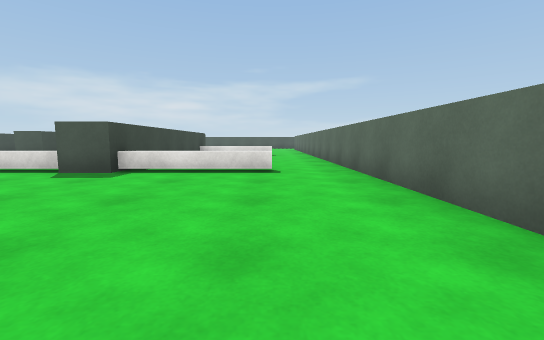
view 1 (above)

22 first-person views from a walk through a scene from a Unity 3-D project. The camera is 0.6 m above the floor, tilts 6° down and sees 90° across. The floor is counted in squares, 1 m on a side. Each view is taken from the middle of a square. On the plan, view 1 faces up. The plan holds only what a view shows up to about 9 squares ahead; the rest is blank. The player is left out. Surface patterns are stand-ins for the level's own textures.

view 2
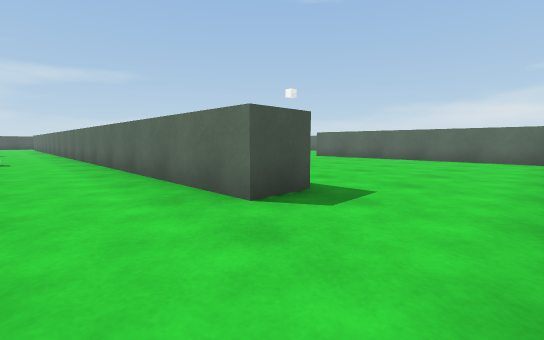

view 3
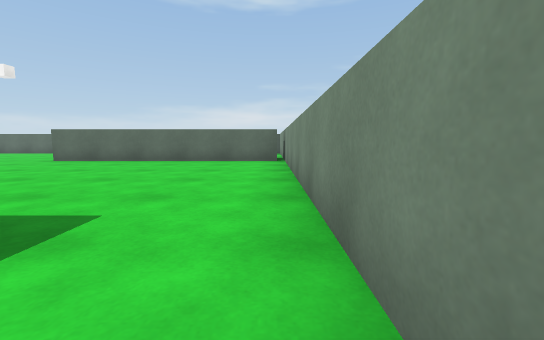

view 4
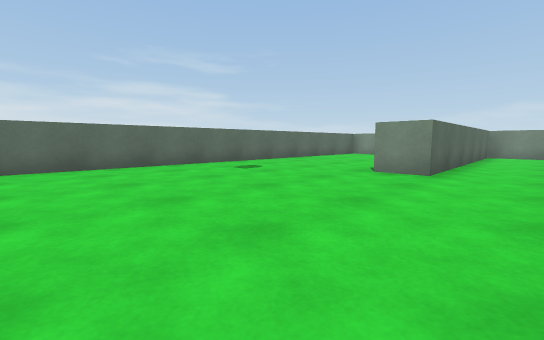

view 5
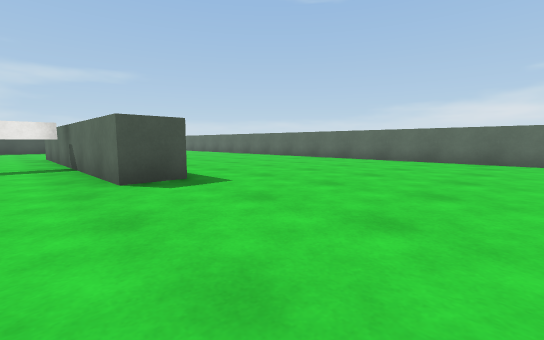

view 6
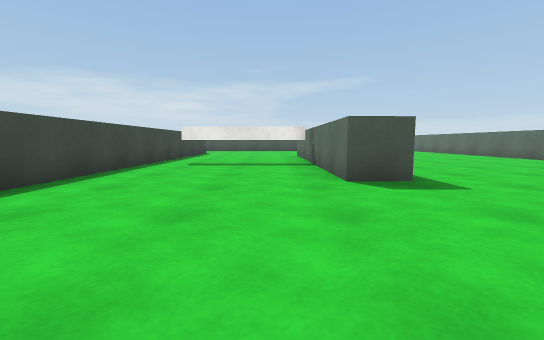

view 7
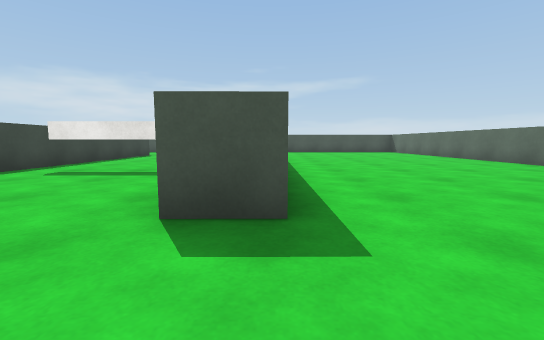

view 8
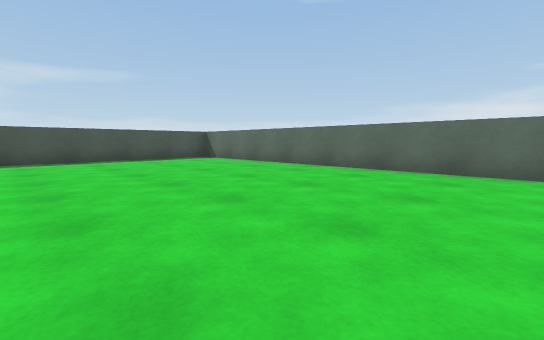

view 9
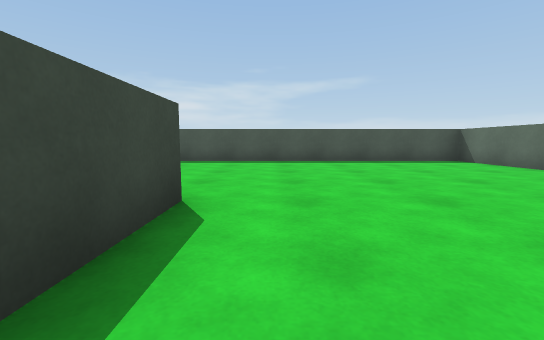

view 10
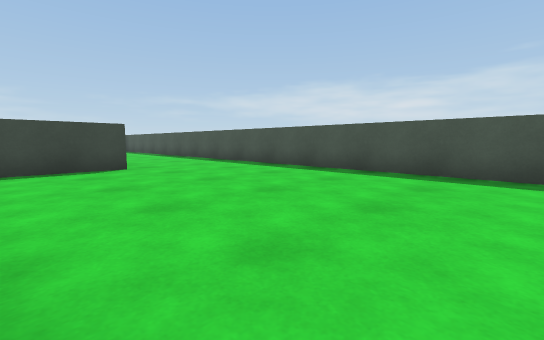

view 11
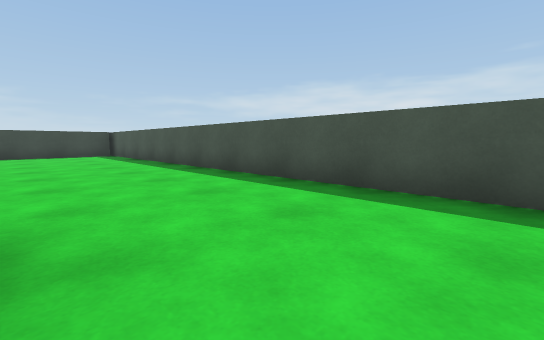

view 12
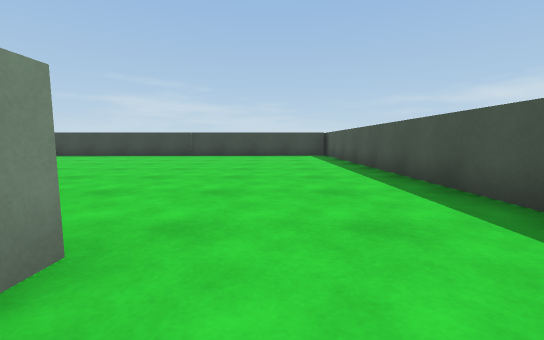

view 13
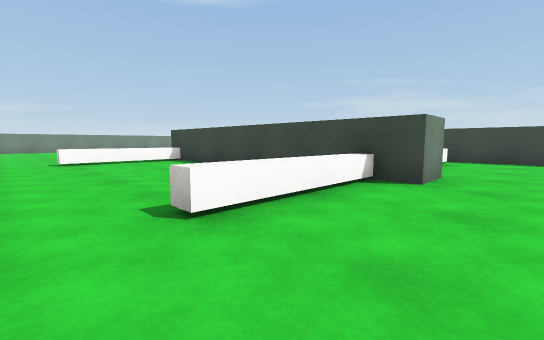

view 14
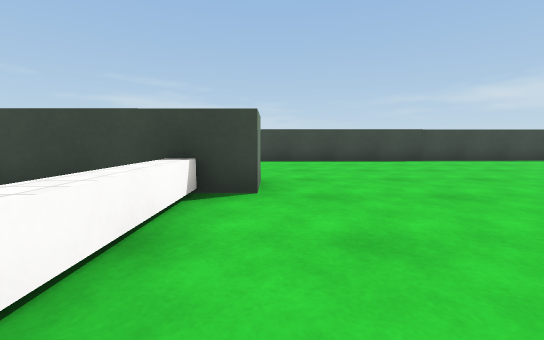

view 15
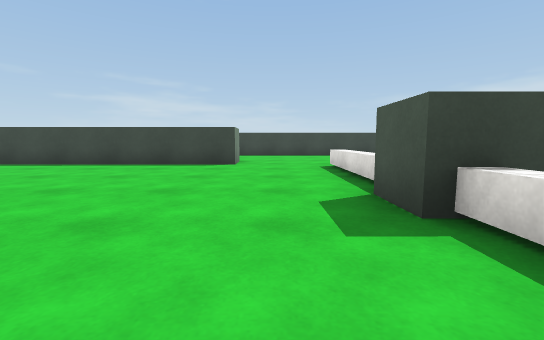

view 16
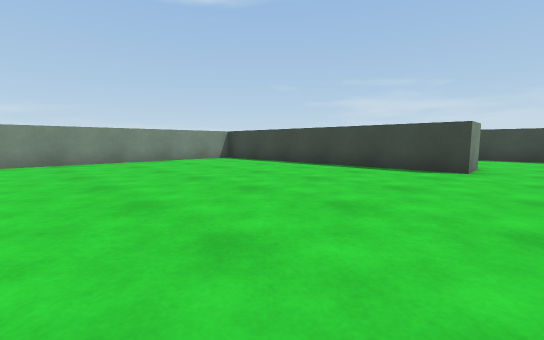

view 17
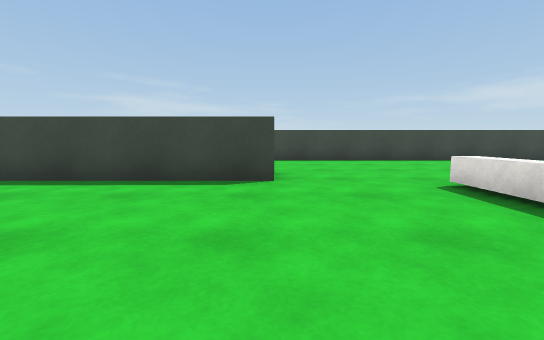

view 18
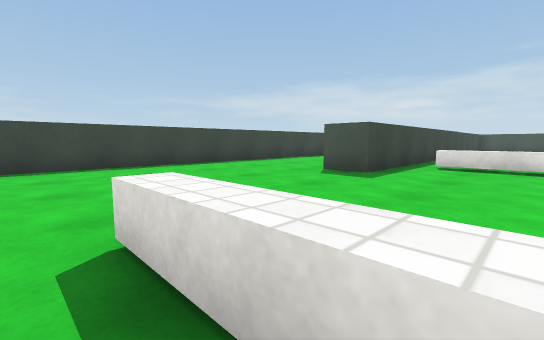

view 19
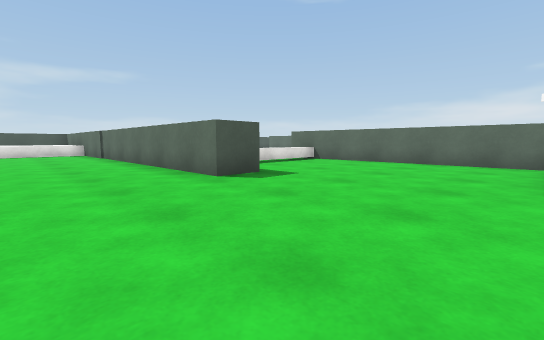

view 20
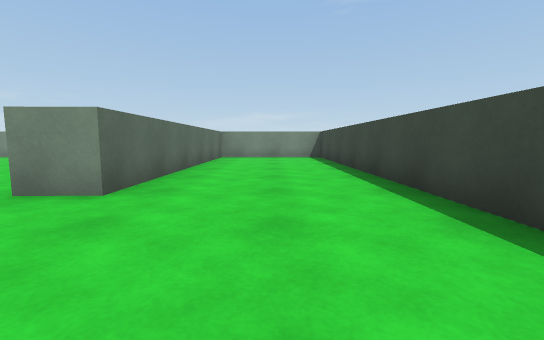

view 21
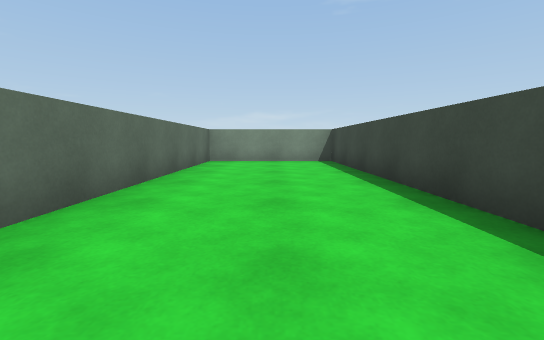

view 22
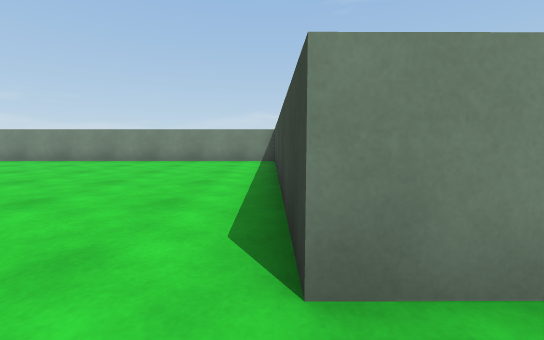

### Floor plan
Key: @ floor where view 1 was taken; # wall or solid block; . floor; ^ raised ledge; T thing the floor can be seen under or through.
Columns run from 13 left of view 1 to 15 right of it. Each row starts with its distance up from view 1.
 24        ######################
 23        .....................#
 22     #  .....................#
 21     #.......................#
 20     #.......................#
 19     #..........#............#
 18     #......... #............#
 17  .. #.......   #.. .##......#
 16  ...#......    #.. .##......#
 15  ...#........  #....# ......#
 14  ...#..........#.TTT# ......#
 13  ...#..........#....# .....
 12 #...#.^^^##^^^.#....# ....
 11 #...#....##  ..#....# .....
 10 #...#....## ...#....##......#
  9 #........## ...#............#
  8 #........##....# ...........#
  7 #........##....# ...........#
  6 #.....^^^##^^..#   .........#
  5 #........##....#     .......#
  4 #..............#     .......#
  3 #...##.........#     .......#
  2 #...##.........#    ...#....#
  1 #...##.........#   ....#...
  0 #...##...... @.#  .....#
 -1 #...##...... ..# ......#
 -2 #...##...... ..##......#
 -3 #...##.................#
 -4 #...##.................#
 -5 ########################

Where each view was taken, in squares from view 1:
view 1: 0 up, 0 right, facing up
view 2: 4 down, 0 right, facing up-right
view 3: 4 down, 1 right, facing right
view 4: 8 up, 8 right, facing down-right
view 5: 6 up, 6 right, facing up-right
view 6: 6 up, 6 right, facing up
view 7: 8 up, 8 right, facing up
view 8: 14 up, 9 right, facing up-right
view 9: 15 up, 9 right, facing up
view 10: 18 up, 9 right, facing up-left
view 11: 20 up, 4 right, facing up-left
view 12: 21 up, 3 right, facing left
view 13: 14 up, 1 right, facing down-left
view 14: 13 up, 0 right, facing left
view 15: 4 up, 1 left, facing left
view 16: 4 up, 2 left, facing down-left
view 17: 3 up, 4 left, facing left
view 18: 5 up, 6 left, facing up-left
view 19: 6 up, 12 left, facing up-right
view 20: 6 up, 11 left, facing down
view 21: 4 up, 11 left, facing down
view 22: 4 up, 8 left, facing down
